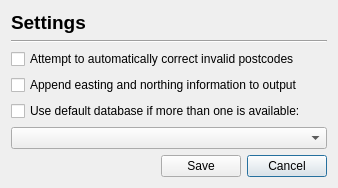
<?xml version="1.0" encoding="UTF-8"?>
<ui version="4.0">
 <class>Dialog</class>
 <widget class="QDialog" name="Dialog">
  <property name="geometry">
   <rect>
    <x>0</x>
    <y>0</y>
    <width>335</width>
    <height>186</height>
   </rect>
  </property>
  <property name="windowTitle">
   <string>Settings</string>
  </property>
  <layout class="QGridLayout" name="gridLayout">
   <item row="0" column="0">
    <widget class="QLabel" name="label">
     <property name="font">
      <font>
       <pointsize>14</pointsize>
       <weight>75</weight>
       <bold>true</bold>
      </font>
     </property>
     <property name="text">
      <string>Settings</string>
     </property>
    </widget>
   </item>
   <item row="1" column="0">
    <widget class="Line" name="line">
     <property name="orientation">
      <enum>Qt::Horizontal</enum>
     </property>
    </widget>
   </item>
   <item row="2" column="0">
    <widget class="QCheckBox" name="correctinvalidCheck">
     <property name="text">
      <string>Attempt to automatically correct invalid postcodes</string>
     </property>
    </widget>
   </item>
   <item row="3" column="0">
    <widget class="QCheckBox" name="appendcoordsCheck">
     <property name="text">
      <string>Append easting and northing information to output</string>
     </property>
    </widget>
   </item>
   <item row="4" column="0">
    <widget class="QCheckBox" name="defaultCheck">
     <property name="text">
      <string>Use default database if more than one is available:</string>
     </property>
    </widget>
   </item>
   <item row="5" column="0">
    <widget class="QComboBox" name="defaultCombo"/>
   </item>
   <item row="6" column="0">
    <layout class="QFormLayout" name="formLayout">
     <property name="leftMargin">
      <number>150</number>
     </property>
     <item row="0" column="1">
      <widget class="QPushButton" name="cancelButton">
       <property name="text">
        <string>Cancel</string>
       </property>
      </widget>
     </item>
     <item row="0" column="0">
      <widget class="QPushButton" name="saveButton">
       <property name="text">
        <string>Save</string>
       </property>
      </widget>
     </item>
    </layout>
   </item>
  </layout>
 </widget>
 <resources/>
 <connections/>
</ui>
